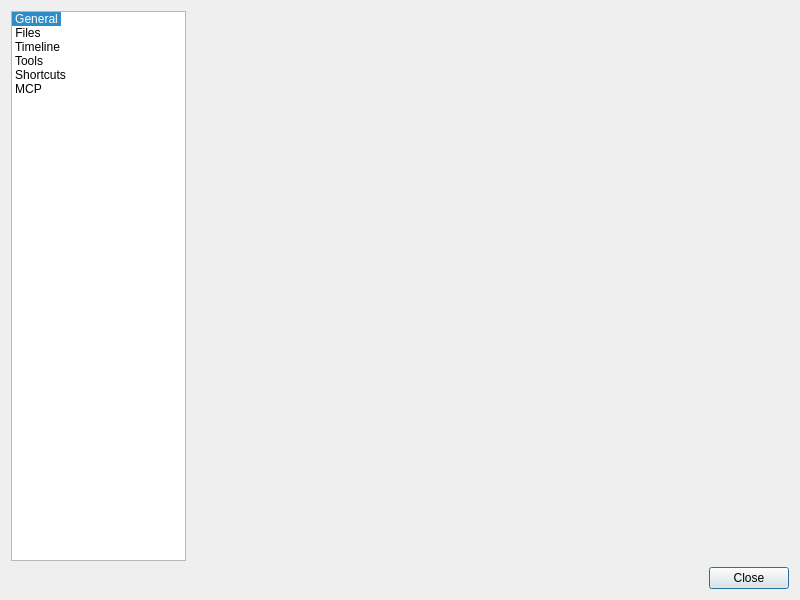
<?xml version="1.0" encoding="UTF-8"?>
<ui version="4.0">
 <class>PreferencesDialog</class>
 <widget class="QDialog" name="PreferencesDialog">
  <property name="geometry">
   <rect>
    <x>0</x>
    <y>0</y>
    <width>800</width>
    <height>600</height>
   </rect>
  </property>
  <property name="windowTitle">
   <string>Preferences</string>
  </property>
  <layout class="QVBoxLayout" name="mainLayout">
   <item>
    <layout class="QHBoxLayout" name="horizontalLayout">
     <item>
      <widget class="QListWidget" name="contentsWidget">
       <property name="sizePolicy">
        <sizepolicy hsizetype="Preferred" vsizetype="Preferred">
         <horstretch>0</horstretch>
         <verstretch>0</verstretch>
        </sizepolicy>
       </property>
       <property name="minimumSize">
        <size>
         <width>175</width>
         <height>0</height>
        </size>
       </property>
       <property name="maximumSize">
        <size>
         <width>175</width>
         <height>16777215</height>
        </size>
       </property>
       <property name="layoutDirection">
        <enum>Qt::LeftToRight</enum>
       </property>
       <property name="horizontalScrollBarPolicy">
        <enum>Qt::ScrollBarAlwaysOff</enum>
       </property>
       <property name="iconSize">
        <size>
         <width>64</width>
         <height>64</height>
        </size>
       </property>
       <property name="movement">
        <enum>QListView::Static</enum>
       </property>
       <property name="flow">
        <enum>QListView::TopToBottom</enum>
       </property>
       <property name="isWrapping" stdset="0">
        <bool>false</bool>
       </property>
       <property name="viewMode">
        <enum>QListView::IconMode</enum>
       </property>
       <property name="uniformItemSizes">
        <bool>false</bool>
       </property>
       <property name="wordWrap">
        <bool>true</bool>
       </property>
       <property name="currentRow">
        <number>0</number>
       </property>
       <item>
        <property name="text">
         <string>General</string>
        </property>
        <property name="textAlignment">
         <set>AlignCenter</set>
        </property>
        <property name="icon">
         <iconset resource="../data/app.qrc">
          <normaloff>:/icons/themes/playful/preferences/preferences-general.svg</normaloff>:/icons/themes/playful/preferences/preferences-general.svg</iconset>
        </property>
        <property name="flags">
         <set>ItemIsSelectable|ItemIsEnabled</set>
        </property>
       </item>
       <item>
        <property name="text">
         <string>Files</string>
        </property>
        <property name="textAlignment">
         <set>AlignCenter</set>
        </property>
        <property name="icon">
         <iconset resource="../data/app.qrc">
          <normaloff>:/icons/themes/playful/preferences/preferences-files.svg</normaloff>:/icons/themes/playful/preferences/preferences-files.svg</iconset>
        </property>
        <property name="flags">
         <set>ItemIsSelectable|ItemIsEnabled</set>
        </property>
       </item>
       <item>
        <property name="text">
         <string>Timeline</string>
        </property>
        <property name="textAlignment">
         <set>AlignCenter</set>
        </property>
        <property name="icon">
         <iconset resource="../data/app.qrc">
          <normaloff>:/icons/themes/playful/preferences/preferences-timeline.svg</normaloff>:/icons/themes/playful/preferences/preferences-timeline.svg</iconset>
        </property>
        <property name="flags">
         <set>ItemIsSelectable|ItemIsEnabled</set>
        </property>
       </item>
       <item>
        <property name="text">
         <string>Tools</string>
        </property>
        <property name="textAlignment">
         <set>AlignCenter</set>
        </property>
        <property name="icon">
         <iconset resource="../data/app.qrc">
          <normaloff>:/icons/themes/playful/preferences/preferences-tools.svg</normaloff>:/icons/themes/playful/preferences/preferences-tools.svg</iconset>
        </property>
        <property name="flags">
         <set>ItemIsSelectable|ItemIsEnabled</set>
        </property>
       </item>
       <item>
        <property name="text">
         <string>Shortcuts</string>
        </property>
        <property name="textAlignment">
         <set>AlignCenter</set>
        </property>
        <property name="icon">
         <iconset resource="../data/app.qrc">
          <normaloff>:/icons/themes/playful/preferences/preferences-shortcuts.svg</normaloff>:/icons/themes/playful/preferences/preferences-shortcuts.svg</iconset>
        </property>
        <property name="flags">
         <set>ItemIsSelectable|ItemIsEnabled</set>
        </property>
       </item>
       <item>
        <property name="text">
         <string>MCP</string>
        </property>
        <property name="textAlignment">
         <set>AlignCenter</set>
        </property>
        <property name="icon">
         <iconset resource="../data/app.qrc">
          <normaloff>:/icons/themes/playful/preferences/preferences-mcp.svg</normaloff>:/icons/themes/playful/preferences/preferences-mcp.svg</iconset>
        </property>
        <property name="flags">
         <set>ItemIsSelectable|ItemIsEnabled</set>
        </property>
       </item>
      </widget>
     </item>
     <item>
      <widget class="QStackedWidget" name="pagesWidget">
       <property name="minimumSize">
        <size>
         <width>0</width>
         <height>40</height>
        </size>
       </property>
       <widget class="GeneralPage" name="general"/>
       <widget class="FilesPage" name="filesPage"/>
       <widget class="TimelinePage" name="timeline"/>
       <widget class="ToolsPage" name="tools"/>
       <widget class="ShortcutsPage" name="shortcuts"/>
       <widget class="McpPage" name="mcpPage"/>
      </widget>
     </item>
    </layout>
   </item>
   <item>
    <widget class="QDialogButtonBox" name="buttonBox">
     <property name="standardButtons">
      <set>QDialogButtonBox::Close</set>
     </property>
    </widget>
   </item>
  </layout>
 </widget>
 <customwidgets>
  <customwidget>
   <class>GeneralPage</class>
   <extends>QWidget</extends>
   <header>generalpage.h</header>
   <container>1</container>
  </customwidget>
  <customwidget>
   <class>FilesPage</class>
   <extends>QWidget</extends>
   <header>filespage.h</header>
   <container>1</container>
   <slots>
    <signal>clearRecentList()</signal>
   </slots>
  </customwidget>
  <customwidget>
   <class>TimelinePage</class>
   <extends>QWidget</extends>
   <header>timelinepage.h</header>
   <container>1</container>
  </customwidget>
  <customwidget>
   <class>ToolsPage</class>
   <extends>QWidget</extends>
   <header>toolspage.h</header>
   <container>1</container>
  </customwidget>
  <customwidget>
   <class>ShortcutsPage</class>
   <extends>QWidget</extends>
   <header>shortcutspage.h</header>
   <container>1</container>
  </customwidget>
  <customwidget>
   <class>McpPage</class>
   <extends>QWidget</extends>
   <header>mcppage.h</header>
   <container>1</container>
  </customwidget>
 </customwidgets>
 <resources>
  <include location="../data/app.qrc"/>
 </resources>
 <connections/>
 <slots>
  <signal>clearRecentList()</signal>
  <slot>changePage(QListWidgetItem*,QListWidgetItem*)</slot>
 </slots>
</ui>
